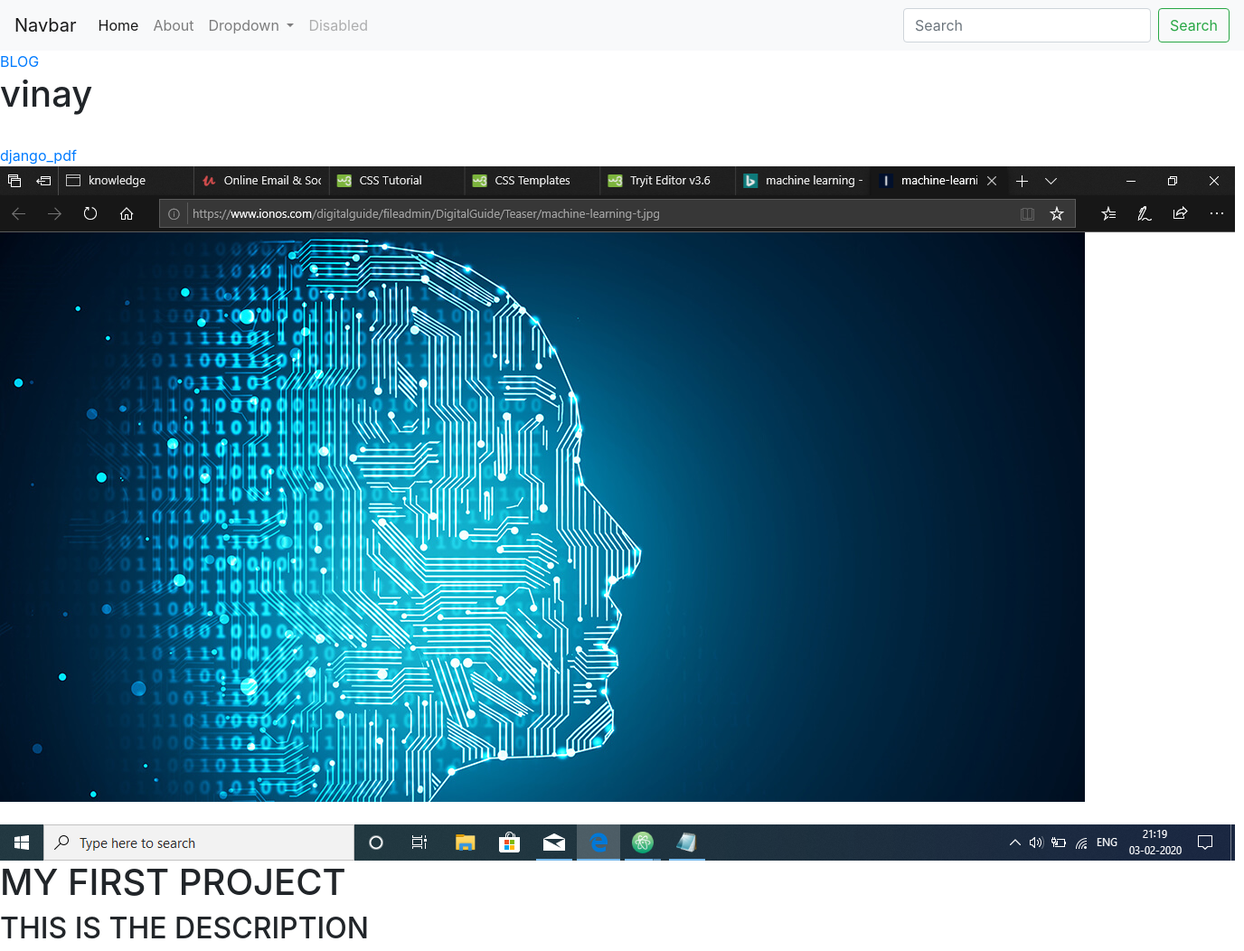
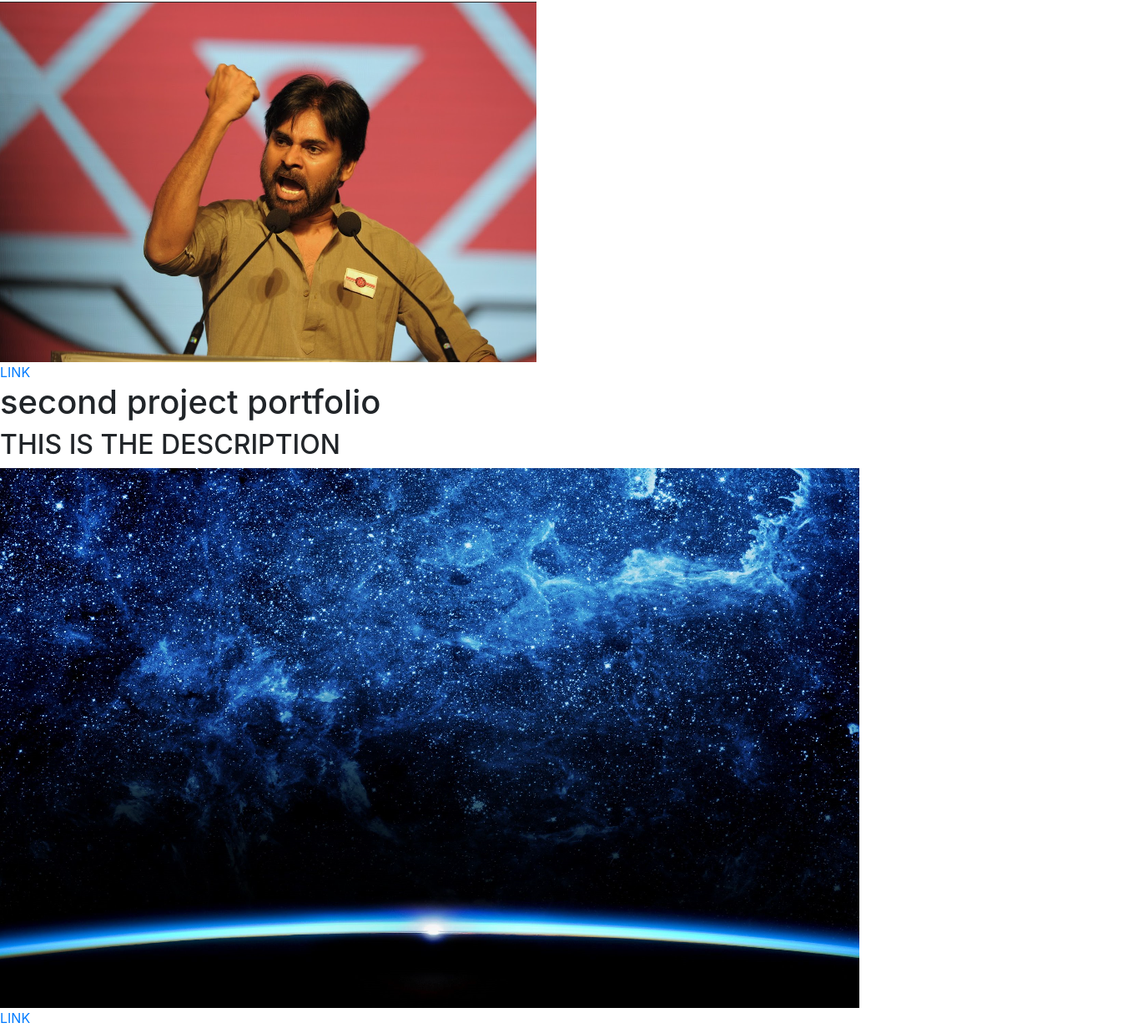
The page / on the database its author committed (2 pictures, top to bottom).
### portfolio/models.py (models this page shows, shortened)
class Project(models.Model):
    title=models.CharField(max_length=100)
    description=models.CharField(max_length=250)
    image=models.ImageField(upload_to='portfolio/images/')
    url=models.URLField(blank=True)

### portfolio/views.py (the view)
# urls.py: 2. Add a URL to urlpatterns:  path('', views.home, name='home')
def home(request):
    projects=Project.objects.all()
    return render(request,'portfolio/home.html',{'projects':projects})

### portfolio/templates/portfolio/home.html
{% extends 'portfolio/base.html' %}
{% block content %}
    {% load static %}
        <a href="{% url 'blog:all_blogs'%}">BLOG</a>
        <br>
        <h1>vinay</h1>
        <br>
    <a href="{% static 'portfolio/django_pdf.pdf' %}">django_pdf</a>
    <br>
    <img src="{% static 'portfolio/myprofile.png' %}" alt="not found">
        {% for project in projects %}
        <h1>{{ project.title }}</h1>
        <h2>{{ project.description }}</h2>
        <img src="{{ project.image.url }}"  alt="THERE IS AN TROUBLE IN FINDING IMAGE">
        {% if project.url %}
    <br>
    <a href="{{ project.url }}">LINK</a>
    {% endif %}
        {% endfor %}
{% endblock %}

### portfolio/templates/portfolio/base.html (shortened to what this page needs)
<!doctype html>
<html lang="en">
  <head>
    <link rel="stylesheet" href="https://stackpath.bootstrapcdn.com/bootstrap/4.5.0/css/bootstrap.min.css">
  </head>
  <body>
    <nav class="navbar navbar-expand-lg navbar-light bg-light">
      <a class="navbar-brand" href="#">Navbar</a>
      <div class="collapse navbar-collapse" id="navbarSupportedContent">
        <ul class="navbar-nav mr-auto">
          <li class="nav-item active">
            <a class="nav-link" href="#">Home <span class="sr-only">(current)</span></a>
          </li>
          <li class="nav-item">
            <a class="nav-link" href="#">About</a>
          </li>
          <li class="nav-item dropdown">
            <a class="nav-link dropdown-toggle" href="#" id="navbarDropdown" role="button" data-toggle="dropdown" aria-haspopup="true" aria-expanded="false">
              Dropdown
            </a>
          </li>
          <li class="nav-item">
            <a class="nav-link disabled" href="#" tabindex="-1" aria-disabled="true">Disabled</a>
          </li>
        </ul>
        <form class="form-inline my-2 my-lg-0">
          <input class="form-control mr-sm-2" type="search" placeholder="Search" aria-label="Search">
          <button class="btn btn-outline-success my-2 my-sm-0" type="submit">Search</button>
        </form>
      </div>
    </nav>
  {% block content %}{% endblock %}
  </body>
</html>

### rows shown on the page
Project: title "MY FIRST PROJECT", description "THIS IS THE DESCRIPTION", image (picture)
Project: title "second project portfolio", description "THIS IS THE DESCRIPTION", image (picture)
